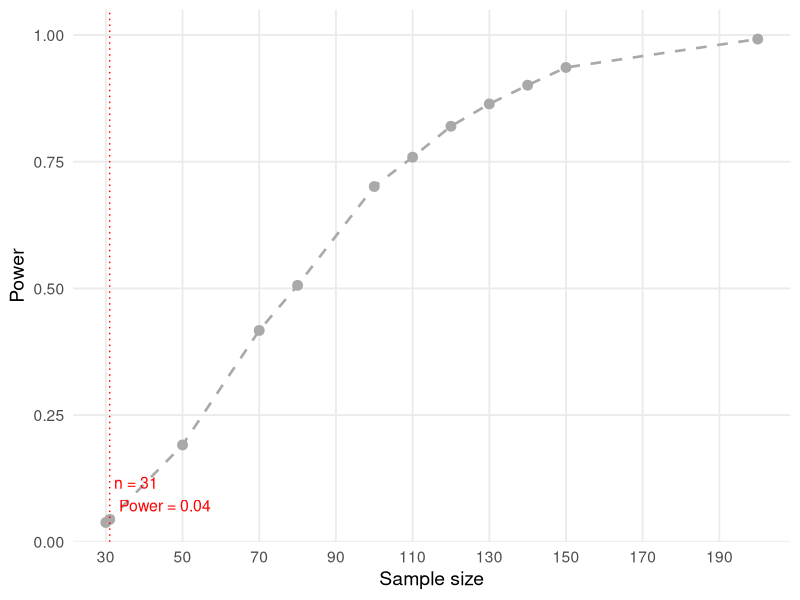

This figure's R source:
## ---- chunk 1
# Parametri del modello simulato
b0 <- 75
b1 <- 8
b2 <- 30
b3 <- 29
b4 <- 15.5
sigma2 <- 625
sd_error <- sqrt(sigma2)
fam <- gaussian(link = "identity")

ns <- c(30, 31, 50, 70, 80, 100, 110, 120, 130, 140, 150, 200)
nsim <- 1000
power <- numeric(length(ns))

for (i in seq_along(ns)) {
  n <- ns[i]
  pvals_x1 <- numeric(nsim)
  pvals_x2 <- numeric(nsim)
  pvals_x3 <- numeric(nsim)
  pvals_x4 <- numeric(nsim)

  for (j in 1:nsim) {
    x1 <- rnorm(n, 0, 1)
    x2 <- rnorm(n, 0.61, 0.29)
    x3 <- rnorm(n, 0.52, 0.32)
    x4 <- rnorm(n, 0.1, 0.6)

    lp <- b0 + b1 * x1 + b2 * x2 + b3 * x3 + b4 * x4
    mu <- fam$linkinv(lp)
    y <- rnorm(n, mu, sd_error)

    fit <- glm(y ~ x1 + x2 + x3 + x4, family = fam)
    pvals_x1[j] <- summary(fit)$coefficients["x1", "Pr(>|t|)"]
    pvals_x2[j] <- summary(fit)$coefficients["x2", "Pr(>|t|)"]
    pvals_x3[j] <- summary(fit)$coefficients["x3", "Pr(>|t|)"]
    pvals_x4[j] <- summary(fit)$coefficients["x4", "Pr(>|t|)"]
  }

  power[i] <- mean((pvals_x1 <= 0.05) & (pvals_x2 <= 0.05) & 
                   (pvals_x3 <= 0.05) & (pvals_x4 <= 0.05))
}

# Salva i risultati in un dataframe
result <- data.frame(SampleSize = ns, Power = power)
result
# Calcola la potenza esatta per n = 31
exact_power_31 <- result$Power[result$SampleSize == 31]
exact_power_31
## ---- chunk 2
library(ggplot2)

plot_finale <- ggplot(result, aes(x = SampleSize, y = Power)) +
  geom_line(size = 0.9, color = "darkgrey", linetype = "dashed") +
  geom_point(size = 3, color = "darkgrey") +
  geom_vline(xintercept = 31, linetype = "dotted", color = "red") +
  annotate("text", x = 31, y = exact_power_31 + 0.05,
           label = paste0("n = 31\nPower = ", round(exact_power_31, 2)),
           color = "red", size = 4, hjust = -0.1) +
  scale_y_continuous(limits = c(0, 1.05), breaks = seq(0, 1, 0.25), expand = c(0, 0)) +
  scale_x_continuous(breaks = seq(30, 200, by = 20), limits = c(30, 200)) +
  labs(
    x = "Sample size",
    y = "Power"
  ) +
  theme_minimal(base_size = 14) +
  theme(
    plot.title = element_text(face = "bold", hjust = 0.5),
    panel.grid.minor = element_blank(),
    theme_bw()
  )

plot_finale
